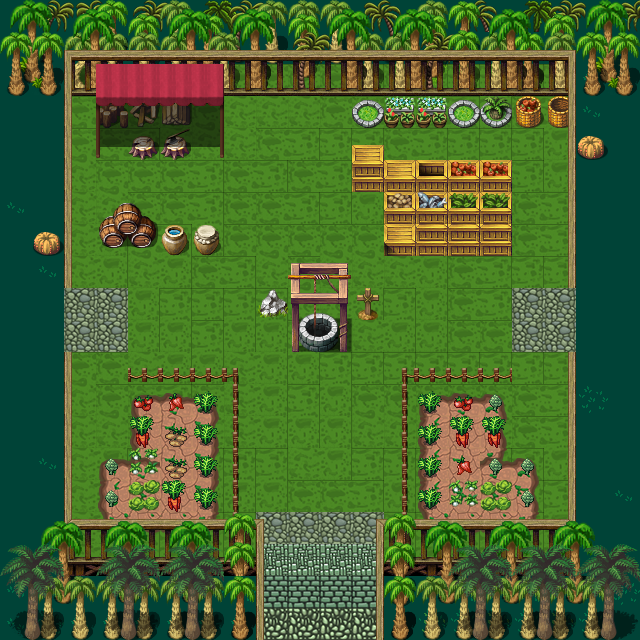

A 2D game scene composited from a Tiled map and its tileset images. What follows is a short description and the map's XML, with each tile layer's data collapsed to a summary:
An orthogonal 20x20 tile map with 32x32 px tiles, 13 tile layers (bg, treeLayer, treeLayer2, treeLayer3, ...), 6 tilesets.

<map version="1.5" tiledversion="1.7.2" orientation="orthogonal" renderorder="right-down" width="20" height="20" tilewidth="32" tileheight="32" infinite="0" nextlayerid="20" nextobjectid="1">
 <editorsettings>
  <export target="room1.json" format="json" />
 </editorsettings>
 <tileset firstgid="1" name="plant2" tilewidth="32" tileheight="32" tilecount="256" columns="16">
  <image source="plant2.png" width="512" height="512" />
 </tileset>
 <tileset firstgid="257" name="land6" tilewidth="32" tileheight="32" tilecount="1024" columns="32">
  <image source="land6.png" width="1024" height="1024" />
 </tileset>
 <tileset firstgid="1281" name="land" tilewidth="32" tileheight="32" tilecount="234" columns="13">
  <image source="land.png" width="416" height="576" />
 </tileset>
 <tileset firstgid="1515" name="plant5" tilewidth="32" tileheight="32" tilecount="256" columns="16">
  <image source="plant5.png" width="512" height="512" />
 </tileset>
 <tileset firstgid="1771" name="plant6" tilewidth="32" tileheight="32" tilecount="256" columns="16">
  <image source="plant6.png" width="512" height="512" />
 </tileset>
 <tileset firstgid="2027" name="fence" tilewidth="32" tileheight="32" tilecount="256" columns="16">
  <image source="fence.png" width="512" height="512" />
 </tileset>
 <layer id="6" name="bg" width="20" height="20">
  <data>[400 cells, 400 non-empty, 17 distinct tile ids]</data>
 </layer>
 <layer id="14" name="treeLayer" width="20" height="20">
  <data>[400 cells, 16 non-empty, 14 distinct tile ids]</data>
 </layer>
 <layer id="11" name="treeLayer2" width="20" height="20">
  <data>[400 cells, 43 non-empty, 19 distinct tile ids]</data>
 </layer>
 <layer id="13" name="treeLayer3" width="20" height="20">
  <data>[400 cells, 29 non-empty, 21 distinct tile ids]</data>
 </layer>
 <layer id="12" name="treeLayer4" width="20" height="20">
  <data>[400 cells, 54 non-empty, 22 distinct tile ids]</data>
 </layer>
 <layer id="17" name="Object" width="20" height="20">
  <data>[400 cells, 76 non-empty, 40 distinct tile ids]</data>
 </layer>
 <layer id="5" name="wall" width="20" height="20">
  <data>[400 cells, 99 non-empty, 20 distinct tile ids]</data>
 </layer>
 <layer id="8" name="moreWall" width="20" height="20">
  <data>[400 cells, 13 non-empty, 4 distinct tile ids]</data>
 </layer>
 <layer id="9" name="treeLayer5" width="20" height="20">
  <data>[400 cells, 39 non-empty, 9 distinct tile ids]</data>
 </layer>
 <layer id="16" name="treeLayer6" width="20" height="20">
  <data>[400 cells, 24 non-empty, 2 distinct tile ids]</data>
 </layer>
 <layer id="15" name="treeLayer7" width="20" height="20">
  <data>[400 cells, 42 non-empty, 10 distinct tile ids]</data>
 </layer>
 <layer id="18" name="moreObject" width="20" height="20">
  <data>[400 cells, 25 non-empty, 20 distinct tile ids]</data>
 </layer>
 <layer id="19" name="veges" width="20" height="20">
  <data>[400 cells, 28 non-empty, 10 distinct tile ids]</data>
 </layer>
</map>
